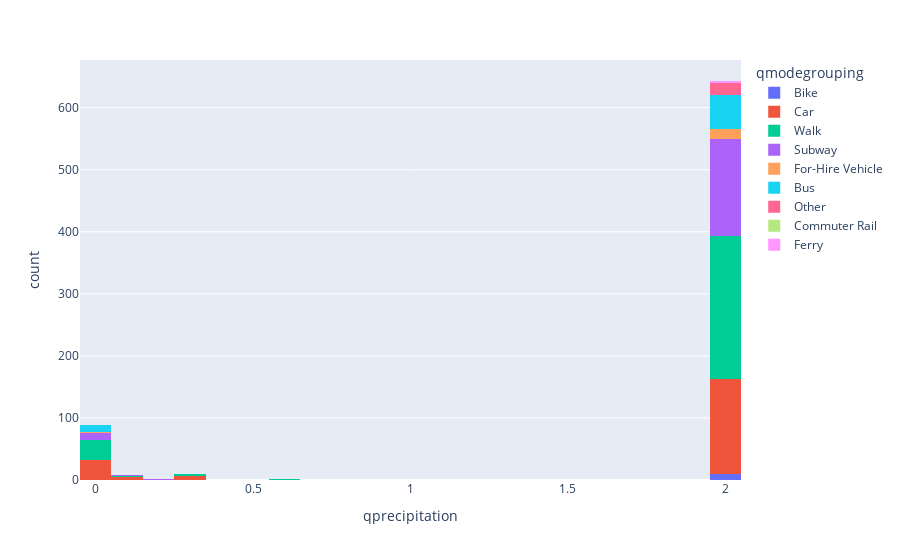

The cell this chart's notebook holds for it:
### Markdown cell above
# explore cluster 1

### Code cell
fig = px.histogram(cluster1_df, x='qprecipitation', color="qmodegrouping")
fig.show()

### Figure 1 — Plotly figure (JSON) as saved in the notebook; plotly's stock layout.template omitted (floating-point values rounded to 4 significant figures; data arrays with more than 128 entries replaced by an {"elided": "..."} marker saying what was removed)
{"data": [{"alignmentgroup": "True", "bingroup": "x", "hoverlabel": {"namelength": 0}, "hovertemplate": "qmodegrouping=Bike<br>qprecipitation=%{x}<br>count=%{y}", "legendgroup": "Bike", "marker": {"color": "#636efa"}, "name": "Bike", "offsetgroup": "Bike", "orientation": "v", "showlegend": true, "type": "histogram", "x": [2, 2, 2, 2, 2, 2, 2, 2, 2, 2], "xaxis": "x", "yaxis": "y"}, {"alignmentgroup": "True", "bingroup": "x", "hoverlabel": {"namelength": 0}, "hovertemplate": "qmodegrouping=Car<br>qprecipitation=%{x}<br>count=%{y}", "legendgroup": "Car", "marker": {"color": "#EF553B"}, "name": "Car", "offsetgroup": "Car", "orientation": "v", "showlegend": true, "type": "histogram", "x": {"elided": "195 float values"}, "xaxis": "x", "yaxis": "y"}, {"alignmentgroup": "True", "bingroup": "x", "hoverlabel": {"namelength": 0}, "hovertemplate": "qmodegrouping=Walk<br>qprecipitation=%{x}<br>count=%{y}", "legendgroup": "Walk", "marker": {"color": "#00cc96"}, "name": "Walk", "offsetgroup": "Walk", "orientation": "v", "showlegend": true, "type": "histogram", "x": {"elided": "272 float values"}, "xaxis": "x", "yaxis": "y"}, {"alignmentgroup": "True", "bingroup": "x", "hoverlabel": {"namelength": 0}, "hovertemplate": "qmodegrouping=Subway<br>qprecipitation=%{x}<br>count=%{y}", "legendgroup": "Subway", "marker": {"color": "#ab63fa"}, "name": "Subway", "offsetgroup": "Subway", "orientation": "v", "showlegend": true, "type": "histogram", "x": {"elided": "169 float values"}, "xaxis": "x", "yaxis": "y"}, {"alignmentgroup": "True", "bingroup": "x", "hoverlabel": {"namelength": 0}, "hovertemplate": "qmodegrouping=For-Hire Vehicle<br>qprecipitation=%{x}<br>count=%{y}", "legendgroup": "For-Hire Vehicle", "marker": {"color": "#FFA15A"}, "name": "For-Hire Vehicle", "offsetgroup": "For-Hire Vehicle", "orientation": "v", "showlegend": true, "type": "histogram", "x": [2, 2, 2, 2, 2, 2, 2, 2, 2, 2, 2, 2, 2, 2, 2, 2, 0, 0], "xaxis": "x", "yaxis": "y"}, {"alignmentgroup": "True", "bingroup": "x", "hoverlabel": {"namelength": 0}, "hovertemplate": "qmodegrouping=Bus<br>qprecipitation=%{x}<br>count=%{y}", "legendgroup": "Bus", "marker": {"color": "#19d3f3"}, "name": "Bus", "offsetgroup": "Bus", "orientation": "v", "showlegend": true, "type": "histogram", "x": [2, 2, 2, 2, 2, 2, 2, 2, 2, 2, 2, 2, 2, 2, 2, 2, 2, 2, 2, 2, 2, 2, 2, 2, 2, 2, 2, 2, 2, 2, 2, 2, 2, 2, 2, 2, 2, 2, 2, 2, 2, 2, 2, 2, 2, 2, 2, 0, 0, 2, 2, 2, 2, 2, 0, 0, 0, 2, 2, 2, 0, 0, 0, 0, 0], "xaxis": "x", "yaxis": "y"}, {"alignmentgroup": "True", "bingroup": "x", "hoverlabel": {"namelength": 0}, "hovertemplate": "qmodegrouping=Other<br>qprecipitation=%{x}<br>count=%{y}", "legendgroup": "Other", "marker": {"color": "#FF6692"}, "name": "Other", "offsetgroup": "Other", "orientation": "v", "showlegend": true, "type": "histogram", "x": [2, 2, 2, 2, 2, 2, 2, 2, 2, 2, 2, 2, 2, 2, 2, 2, 2, 2, 2, 0], "xaxis": "x", "yaxis": "y"}, {"alignmentgroup": "True", "bingroup": "x", "hoverlabel": {"namelength": 0}, "hovertemplate": "qmodegrouping=Commuter Rail<br>qprecipitation=%{x}<br>count=%{y}", "legendgroup": "Commuter Rail", "marker": {"color": "#B6E880"}, "name": "Commuter Rail", "offsetgroup": "Commuter Rail", "orientation": "v", "showlegend": true, "type": "histogram", "x": [2], "xaxis": "x", "yaxis": "y"}, {"alignmentgroup": "True", "bingroup": "x", "hoverlabel": {"namelength": 0}, "hovertemplate": "qmodegrouping=Ferry<br>qprecipitation=%{x}<br>count=%{y}", "legendgroup": "Ferry", "marker": {"color": "#FF97FF"}, "name": "Ferry", "offsetgroup": "Ferry", "orientation": "v", "showlegend": true, "type": "histogram", "x": [2, 2, 2], "xaxis": "x", "yaxis": "y"}], "layout": {"barmode": "relative", "legend": {"title": {"text": "qmodegrouping"}, "tracegroupgap": 0}, "margin": {"t": 60}, "xaxis": {"anchor": "y", "domain": [0, 1], "title": {"text": "qprecipitation"}}, "yaxis": {"anchor": "x", "domain": [0, 1], "title": {"text": "count"}}}}
